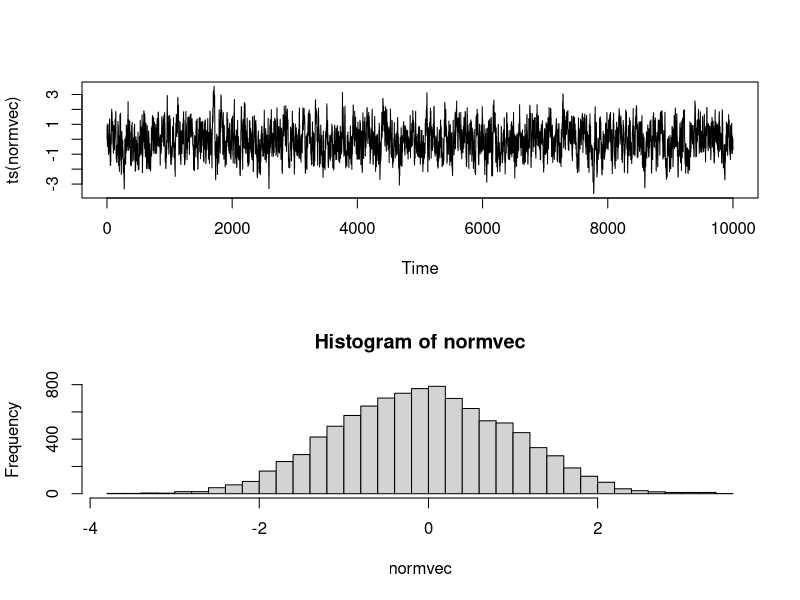
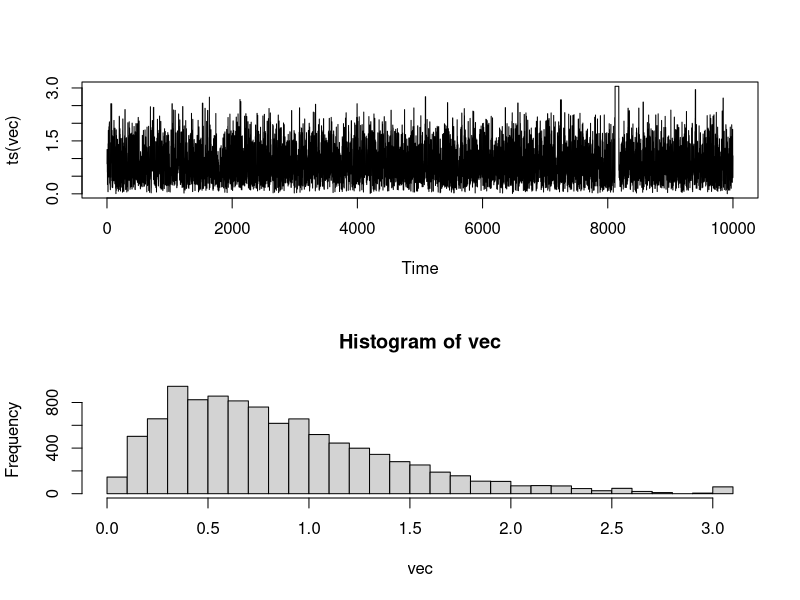

The R source for these figures, in order:
norm<-function (n, alpha) 
{
        vec <- vector("numeric", n)
        x <- 0
        vec[1] <- x
        for (i in 2:n) {
                innov <- runif(1, -alpha, alpha)
                can <- x + innov
                aprob <- min(1, dnorm(can)/dnorm(x))
                u <- runif(1)
                if (u < aprob) 
                        x <- can
                vec[i] <- x
        }
        vec
}
normvec<-norm(10000,1)
par(mfrow=c(2,1))
plot(ts(normvec))
hist(normvec,30)
par(mfrow=c(1,1))



gamm<-function (n, a, b) 
{
        mu <- a/b
        sig <- sqrt(a/(b * b))
        vec <- vector("numeric", n)
        x <- a/b
        vec[1] <- x
        for (i in 2:n) {
                can <- rnorm(1, mu, sig)
                aprob <- min(1, (dgamma(can, a, b)/dgamma(x, 
                        a, b))/(dnorm(can, mu, sig)/dnorm(x, 
                        mu, sig)))
                u <- runif(1)
                if (u < aprob) 
                        x <- can
                vec[i] <- x
        }
        vec
}



vec<-gamm(10000,2.3,2.7)
par(mfrow=c(2,1))
plot(ts(vec))
hist(vec,30)
par(mfrow=c(1,1))
